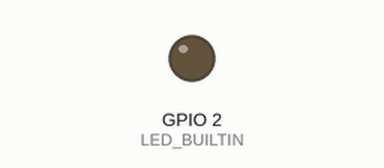
This sketch was run on a simulated ESP8266 (NodeMCU). Shown: output pins drawn as LEDs (lit = HIGH, except the on-board LED, lit = LOW). WiFi joins after 1.5 s; servers stay silent unless stated; what the sketch prints to the serial monitor is not drawn.

Above: at 2.7 s.
At 6.3 s:
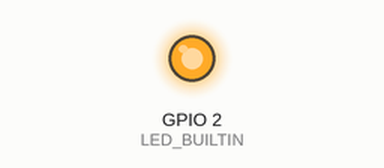
Timing chart, 0 to 6.8 s (numbered marks = the images above):
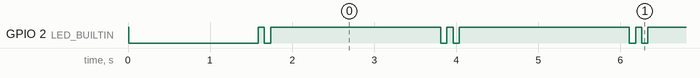

Measured:
- by itself, GPIO 2 (LED_BUILTIN): repeats every 2.3 s: HIGH 0.08 s, LOW 0.08 s, HIGH 2.1 s, LOW 0.08 s

The sketch:

Connect_to_Specific_Access_Point.ino
```cpp
/*
 *
 */

#include <ESP8266WiFi.h>

const char* ssid = "My-WiFi";
const char* password = "Metallica";

bool led = 1;

void setup() {
  pinMode(LED_BUILTIN, OUTPUT);
  digitalWrite(LED_BUILTIN, led);

  Serial.begin(115200);
  delay(10);
  Serial.println('\n');

  digitalWrite(LED_BUILTIN, 0);

  WiFi.begin(ssid, password);
  Serial.print("Connecting to ");
  Serial.print(ssid);
  Serial.println(" ...");

  int i=0;
  while(WiFi.status() != WL_CONNECTED) {
    delay(500);
    Serial.print(++i);
    Serial.print(' ');
  }

  Serial.println("...");
  Serial.println('\n');
  Serial.println("Connection established!");
  Serial.print("IP address:\t");
  Serial.println(WiFi.localIP());

  digitalWrite(LED_BUILTIN, 1);
}

void loop() {
  for(int i=0;i<4;i++) {
    led ^= 1;
    digitalWrite(LED_BUILTIN, led);
    delay(75);
  }
  delay(2000);
}
```
